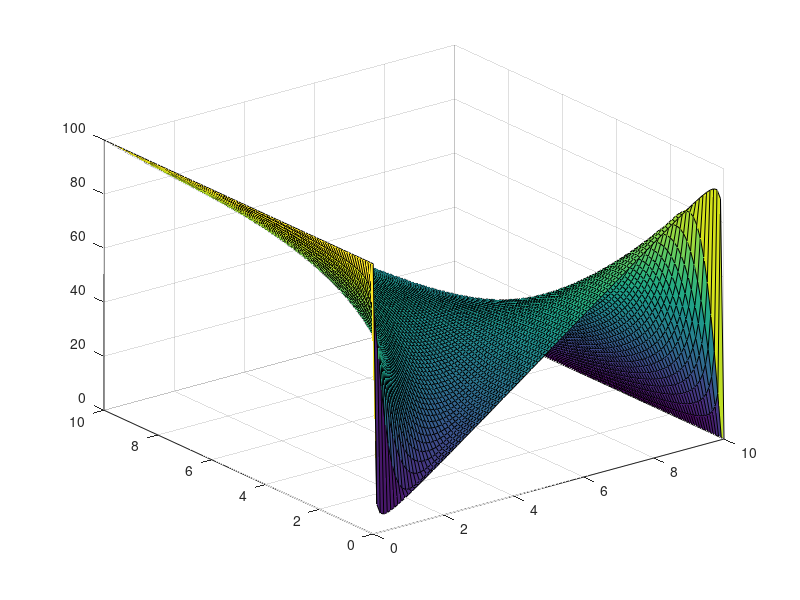

Source code (MATLAB):
[X,Y] = meshgrid(0:0.1:10);
Z = 0;
for k = 2:2:200
Z =Z + (1/k)*exp(Y*-(k*pi*1/10)^2).*sin(X*(k*pi/10));
end
Z = 100-10*X-Z*(400/pi);
surf(X,Y,Z)